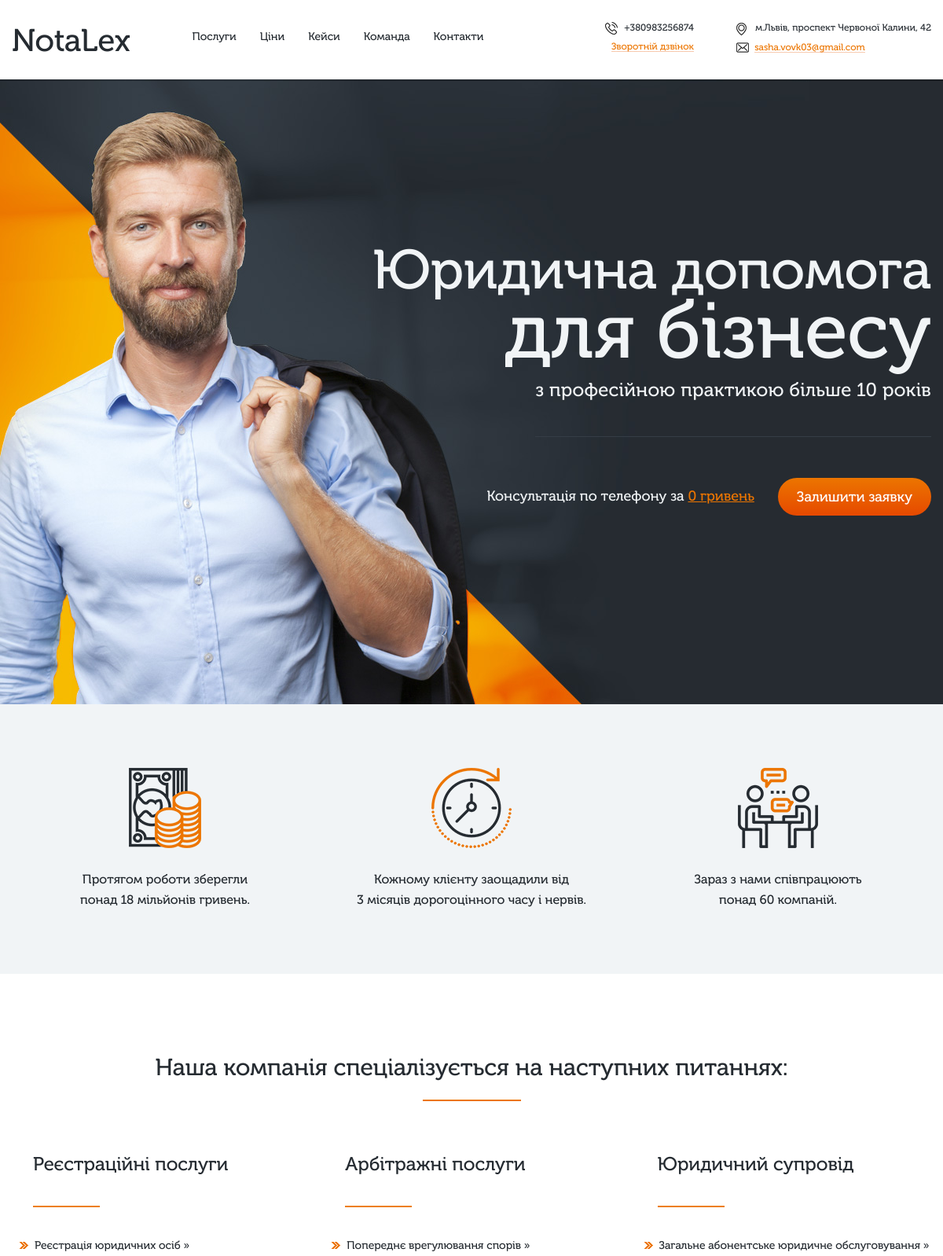
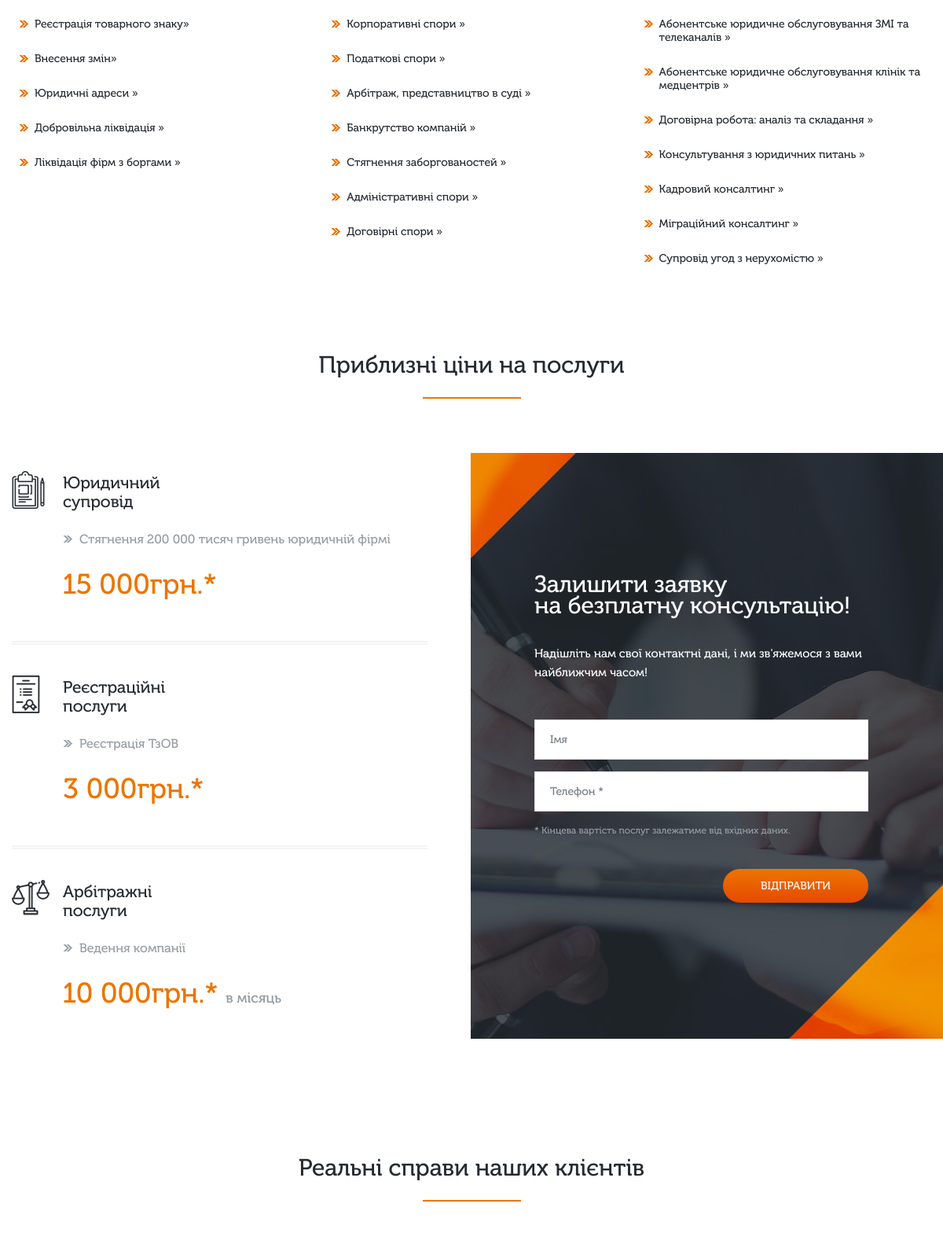
The page / (upper part) on the database its author committed (2 pictures, top to bottom).
### tables this page shows
CREATE TABLE `services` (
  `id` int(9) NOT NULL,
  `service_name` varchar(150) NOT NULL,
  `kind_id` int(9) NOT NULL
);

### index.php (the view, shortened to what this page needs)
<!DOCTYPE html>
	<?php
	$servername = '127.0.0.1:3306';
	$username = 'root';
	$password = '';
	$dbname = 'notalex';
	$conn = mysqli_connect($servername, $username, $password, $dbname);
	?>
<html lang="ua">
<head>
<link href="css/style.css?v=4" type="text/css" rel="stylesheet">
<link href="css/media.css?v=4" type="text/css" rel="stylesheet">
</head>
<body>
<header class="header">
  <div class="wrapper">
    <a class="logo">
      NotaLex
    </a>
    <nav class="nav">
      <ul class="clearfix">
        <li><a href="#services-block">Послуги</a></li>
        <li><a href="#price-block">Ціни</a></li>
        <li><a href="#cases-block">Кейси</a></li>
        <li><a href="#our-team">Команда</a></li>
        <li><a href="#map-block-ob">Контакти</a></li>
      </ul>
    </nav>
    <div class="header-contacts clearfix">
      <div class="header-contacts__item">
        <div class="header-contacts__item-top">
          <i class="fa fa-phone"></i> <a href="tel:+380983256874">+380983256874</a>
        </div>
        <div class="header-contacts__item-bottom">
          <a class="modal_btn-1">Зворотній дзвінок</a>
        </div>
      </div>
      <div class="header-contacts__item">
        <div class="header-contacts__item-top">
          <i class="fa fa-adress"></i> м.Львів, проспект Червоної Калини, 42
        </div>
        <div class="header-contacts__item-bottom">
          <i class="fa fa-e-mail"></i> <a href="mailto:sasha.vovk03@gmail.com">sasha.vovk03@gmail.com</a>
        </div>
      </div>
    </div>
  </div>
</header>
<section class="main-block">
  <div class="wrapper">
    <div class="main-block__content">
      <h1>Юридична допомога<span>для бізнесу</span></h1>
      <div class="clearfix">
        <h2>з професійною практикою більше 10 років</h2>
      </div>
      <div class="main-block__bottom clearfix">
        <a class="modal_btn-2">Залишити заявку</a>
        <div class="main-block__bottom-left">Консультація по телефону за <span>0 гривень</span></div>
      </div>
    </div>
  </div>
</section>
<div class="preferences-block">
  <div class="wrapper">
    <div class="preferences-list">
      <div class="preferences-item">
        <div class="preferences-item__icon">
          <img src="images/icon-preferences-1.png" alt="">
        </div>
        <div class="preferences-item__text">
          <p>Протягом роботи зберегли</p>
          <p>понад 18 мільйонів гривень.</p>
        </div>
      </div>
      <div class="preferences-item">
        <div class="preferences-item__icon">
          <img src="images/icon-preferences-2.png" alt="">
        </div>
        <div class="preferences-item__text">
          <p>Кожному клієнту заощадили від</p>
          <p>3 місяців дорогоцінного часу і нервів.</p>
        </div>
      </div>
      <div class="preferences-item">
        <div class="preferences-item__icon">
          <img src="images/icon-preferences-3.png" alt="">
        </div>
        <div class="preferences-item__text">
          <p>Зараз з нами співпрацюють</p>
          <p>понад 60 компаній.</p>
        </div>
      </div>
    </div>
  </div>
</div>
<section class="services-block landingItem" id="services-block">
  <div class="wrapper">
    <h2 class="block-title">Наша компанія спеціалізується на наступних питаннях:</h2>
    <div class="services-list">
      <div class="row">
        <?php
        $sql = 'SELECT COUNT(DISTINCT id) FROM kind_of_services';
        $result = mysqli_query($conn, $sql);
        $count_of_kind = 0;
        if (mysqli_num_rows($result) > 0) {
          while($row = mysqli_fetch_assoc($result)) {
            $count_of_kind = $row['COUNT(DISTINCT id)'];
          }
        } else {
          echo "Результатів не знайдено";
        }
        for($i = 1; $i <= $count_of_kind; $i++) {
          $sql = 'SELECT (SELECT kind_name FROM kind_of_services WHERE id = ' . $i . ') AS kind_name, services.* FROM services WHERE kind_id = ' . $i;
          $result = mysqli_query($conn, $sql);
          echo('<div class="services-item">');
          if ($row = mysqli_fetch_assoc($result)) {
            echo ('<div class="services-item__title">' . $row["kind_name"] . '</div>');
          }
          echo('<ul class="services-item__text">');
          mysqli_data_seek($result, 0);
          while($row = mysqli_fetch_assoc($result)) {
            echo('<li><a class="modal_btn-3">' . $row["service_name"] . '</a></li>');
          }
          echo('</ul>');
          echo('</div>');
        }
        ?>
      </div>
    </div>
  </div>
</section>
<section class="price-block landingItem" id="price-block">
  <h2 class="block-title">Приблизні ціни на послуги</h2>
  <div class="price-block__content">
    <div class="wrapper">
      <div class="price-left">
        <div class="price-item">
          <div class="price-item__icon">
            <img src="images/icon-price-1.png" alt="">
          </div>
          <div class="price-item__content">
            <h3>Юридичний<br>супровід</h3>
            <div class="price-item__text">
              <ul>
                <li>Стягнення 200 000 тисяч гривень юридичній фірмі</li>
              </ul>
            </div>
            <div class="price-item__amount">15 000грн.*</div>
          </div>
        </div>
        <div class="price-item">
          <div class="price-item__icon">
            <img src="images/icon-price-2.png" alt="">
          </div>
          <div class="price-item__content">
            <h3>Реєстраційні<br>послуги</h3>
            <div class="price-item__text">
              <ul>
                <li>Реєстрація ТзОВ</li>
              </ul>
            </div>
            <div class="price-item__amount">3 000грн.*</div>
          </div>
        </div>
        <div class="price-item">
          <div class="price-item__icon">
            <img src="images/icon-price-3.png" alt="">
          </div>
          <div class="price-item__content">
            <h3>Арбітражні<br>послуги</h3>
            <div class="price-item__text">
              <ul>
                <li>Ведення компанії</li>
              </ul>
            </div>
            <div class="price-item__amount">10 000грн.* <span>в місяць</span></div>
          </div>
        </div>
      </div>
      <div class="price-right">
        <div class="price-right__head">
          Залишити заявку<br>на безплатну консультацію!
        </div>
        <div class="price-right__title">
          Надішліть нам свої контактні дані, і ми зв'яжемося з вами найближчим часом!
        </div>
        <div class="price-right__form">
          <form action="#" name="form-4">
            <input type="text" name="name" class="form-input" placeholder="Імя">
            <input type="number" name="tell" class="form-input" placeholder="Телефон *">
            <div class="price-right__form-desc">* Кінцева вартість послуг залежатиме від вхідних даних.</div>
            <div class="text-r">
              <input type="submit" class="form-submit feedback" value="Відправити">
            </div>
          </form>
        </div>
      </div>
    </div>
  </div>
</section>
<section class="cases-block landingItem" id="cases-block">
  <div class="wrapper">
    <h2 class="block-title">Реальні справи наших клієнтів</h2>
  </div>
</section>
</body>
</html>

### rows shown on the page
services: kind_name "Реєстраційні послуги", service_name "Реєстрація юридичних осіб"
services: service_name "Реєстрація товарного знаку"
services: service_name "Внесення змін"
services: service_name "Юридичні адреси"
services: service_name "Добровільна ліквідація"
services: service_name "Ліквідація фірм з боргами"
services: kind_name "Арбітражні послуги", service_name "Попереднє врегулювання спорів"
services: service_name "Корпоративні спори"
services: service_name "Податкові спори"
services: service_name "Арбітраж, представництво в суді"
services: service_name "Банкрутство компаній"
services: service_name "Стягнення заборгованостей"
services: service_name "Адміністративні спори"
services: service_name "Договірні спори"
services: kind_name "Юридичний супровід", service_name "Загальне абонентське юридичне обслуговування"
services: service_name "Абонентське юридичне обслуговування ЗМІ та телеканалів"
services: service_name "Абонентське юридичне обслуговування клінік та медцентрів"
services: service_name "Договірна робота: аналіз та складання"
services: service_name "Консультування з юридичних питань"
services: service_name "Кадровий консалтинг"
services: service_name "Міграційний консалтинг"
services: service_name "Супровід угод з нерухомістю"
